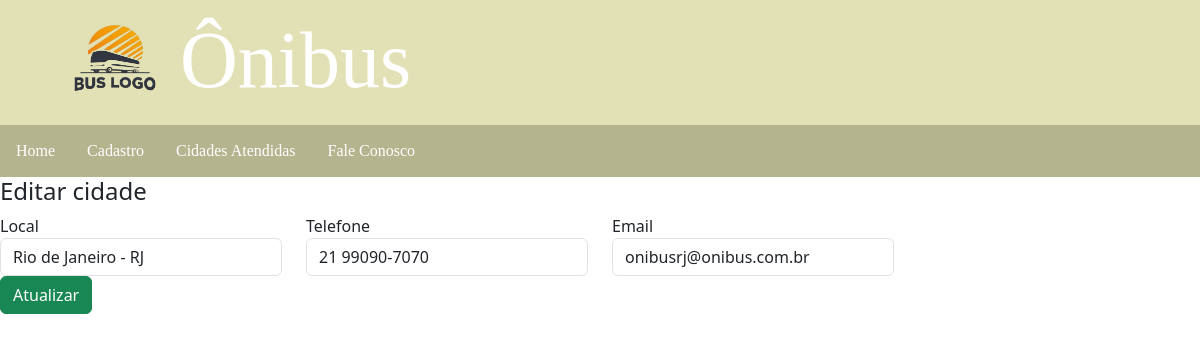
/cidades-atendidas/editar/cidade/2, run on the app's committed database.
### cidades/models.py (models this page shows)
class Cidade(models.Model):
    local = models.CharField(max_length=100)
    telefone = models.CharField(max_length=14)
    email = models.CharField(max_length=30)
    created_at = models.DateTimeField(default=datetime.now)
    update_at = models.DateTimeField(default=datetime.now, blank=True)

### cidades/views.py (the view)
# urls.py: path('editar/cidade/<int:id_cidade>', views.editar, name='editar_cidade'),
def editar(request, id_cidade):
    cidade = get_object_or_404(Cidade, pk=id_cidade)
    return render(request, 'editar_cidade.html', {'dados_cidade': cidade})

### cidades/templates/editar_cidade.html (shortened to what this page needs)
{% extends 'topo.html' %}
{% block content %}
    <h4>Editar cidade</h4>
    <form action="{% url 'atualizar_cidade' %}" method="post">
        <div class="row">
            <div class="col-md-3">
                <label for="nome">Local</label>
                <input type="text" name="local" class="form-control" value="{{dados_cidade.local}}">
            </div>
            <div class="col-md-3">
                <label for="sobrenome">Telefone</label>
                <input type="text" name="telefone" class="form-control" value="{{dados_cidade.telefone}}">
            </div>
            <div class="col-md-3">
                <label for="email">Email</label>
                <input type="text" name="email" class="form-control" value="{{dados_cidade.email}}">
            </div>
        </div>
        <div class="d-flex justify-content-end">
            <button class="btn btn-success">Atualizar</button>
        </div>
    </form>
{% endblock %}

### home/templates/topo.html (style rules this page uses)
.btn { margin-inline-end: auto; }

### data on the page
Cidade: local "Rio de Janeiro - RJ", telefone "21 99090-7070", email "onibusrj@onibus.com.br"
